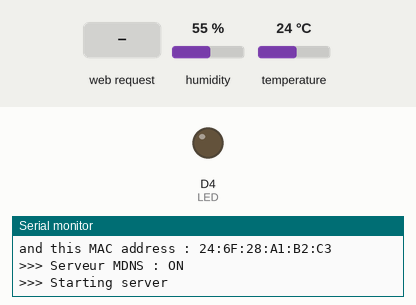
Recording of a sketch running on a simulated ESP8266 (NodeMCU). Parts: output pins drawn as LEDs (lit = HIGH), the last lines printed to the serial monitor. The inputs (shaded band) are chosen by the test bench; at power-on: humidity 55 %, temperature 24 °C. WiFi joins after 1.5 s; servers stay silent unless stated; web services answer with replies made up by the test bench.

Above: at 2.7 s.
2.8 s: HTTP request GET /?LED=OFF received
At 3.4 s:
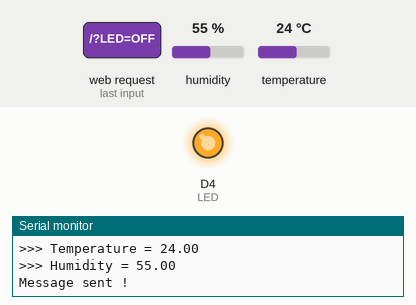
4.3 s: HTTP request GET /?LED=ON received
At 4.8 s:
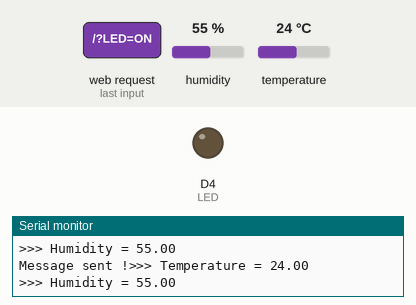
Timing chart, 0 to 7.3 s (numbered marks = the images above; inputs shaded):
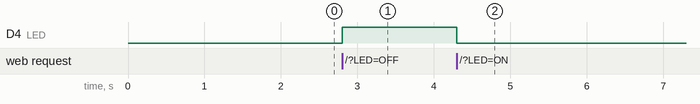

Measured:
- after the input at 2.8 s, D4 (LED): LOW → HIGH at once
- after the input at 4.3 s, D4 (LED): HIGH → LOW at once

The sketch:

Whatsapp_API.ino
```cpp
/*
 * This program is free software; you can redistribute it and/or
 * modify without any restriction
 *
 * This file generate web server and send message on Whatsapp when temperature on DHT22 or DHT11
 * device is higher than a target value
 */

/*
 *   Libraries
 */
#include <ESP8266WiFi.h>
#include <ESP8266WebServer.h>
#include <ESP8266mDNS.h>
#include <ESP8266HTTPClient.h>
#include <WiFiClient.h>
#include <UrlEncode.h>

#include "DHT.h"

/*
 *   Macros
 */
#define PORT    80        //Default port
#define REFRESH_PAGE_DELAY 5 //Timeout before refresh

#define LED     D4        //LED Pin

#define DHTPIN D2         //Digital pin connected to the DHT sensor
#define DHTTYPE DHT11     //Use DHT22 or DHT21
#define MAX_TEMPERATURE_ALLOWED 20

#define PHONE_NUMBER "+33666666666"
#define API_KEY "1382181"

/*
 *   Global variables
 */
float temperature = 20.0;
float humidity = 50.0;

bool overTemperature = false; //true when temp over target

const char* ssid     = "creafab_invite";          //SSID
const char* password = "MonTraficEstJournalise";  //Password

const String minimalPageContent = "<html>\
  <head>\
    <title>CREPP Web Server</title>\
    <meta charset=\"utf-8\"/> \
    </head>\
  <body>\
    <h1>Led ESP8266</h1><br>\
    <h3>LED on D4 Pin</h3><br>\
      <a href=\"/?LED=ON\"><button >Turn-on</button></a>\
      <a href=\"/?LED=OFF\"><button >Turn-off</button></a>\
  </body>\
</html>";

/*
 *   Objects
 */
DHT dht(DHTPIN, DHTTYPE);
ESP8266WebServer server(PORT);

WiFiClient client;
HTTPClient http;

void sendMessage(String message){

  String baseURL = "http://api.callmebot.com/whatsapp.php?phone=" + String(PHONE_NUMBER) + "&apikey=" + String(API_KEY) + "&text=" + urlEncode(message);
  http.begin(client, baseURL);

  http.addHeader("Content-Type", "application/x-www-form-urlencoded");

  int httpResponse = http.POST(baseURL);

  if (httpResponse == 200)
  {
    Serial.print("Message sent !");
  }
  else
  {
    Serial.println("Fail when sending the message [Code = "+String(httpResponse)+"]");
  }

}

void setup() {

  pinMode(LED, OUTPUT);       //LED ouput
  digitalWrite(LED, LOW);
  Serial.begin(115200);       //Baudrate
  WiFi.begin(ssid, password); //Connexion
  Serial.println("");         //New line

  dht.begin();

  while (WiFi.status() != WL_CONNECTED)
  {
    delay(500);
    Serial.println(">>> Network is not available...Retry...");
  }

  Serial.print(">>> Connected to ");
  Serial.println(ssid);
  Serial.print("with this IP address: ");
  Serial.println(WiFi.localIP());
  Serial.print("and this MAC address : ");
  Serial.println(WiFi.macAddress());

  if (MDNS.begin("esp8266")) //Multicast DNS
  {
    Serial.println(">>> Serveur MDNS : ON");
  }

  server.on("/", mainPage);           //Display main page
  server.onNotFound(notFoundPage);    //Display error page

  server.begin();                     //Starting server
  Serial.println(">>> Starting server");

}

void loop()
{
  server.handleClient(); //Clients handler
}


void mainPage()
{

 if(server.arg("LED")=="ON")        //Reading 'LED' argument value
 {
      digitalWrite(LED, LOW);       //Turn-on LED
 }
 else if(server.arg("LED")=="OFF")
 {
     digitalWrite(LED, HIGH);       //Turn-off LED
 }
 else if(server.arg("UPDATE")=="1")
 {
  server.send(200, "text/html", getString()); //Update main page
 }
 else {
  //nothing
 }

 server.send(200, "text/html", getString()); //Sending main page

}


void notFoundPage()  //Bad URL handler
{
  server.send(404, "text/plain", "Page not found !\n\n");
}


String getString()   //Generate main page
{
  //get temperature
  temperature = dht.readTemperature();
  humidity  = dht.readHumidity();

  Serial.println(">>> Temperature = "+String(temperature));
  Serial.println(">>> Humidity = "+String(humidity));

  if(temperature >= MAX_TEMPERATURE_ALLOWED)
  {
    if(overTemperature == false)
    {
      sendMessage("Temperature is higher than target ! Target at "+String(MAX_TEMPERATURE_ALLOWED)+ " °C");
      overTemperature = true;
    }
  }
  else
  {
    overTemperature = false;
  }

  const String fullPageContent = "<html>\
  <head>\
    <title>CREPP Web Server</title>\
    <meta charset=\"utf-8\"/> \
    <meta http-equiv=\"refresh\" content=\""+String(REFRESH_PAGE_DELAY)+"\">\
    <link rel=\"stylesheet\" href=\"https://stackpath.bootstrapcdn.com/bootstrap/4.3.1/css/bootstrap.min.css\" integrity=\"sha384-ggOyR0iXCbMQv3Xipma34MD+dH/1fQ784/j6cY/iJTQUOhcWr7x9JvoRxT2MZw1T\" crossorigin=\"anonymous\">\
  </head>\
  <body style=\"margin-left:5%;\">\
    <h1>Led ESP8266</h1><br>\
    <h3>Led control <span class=\"badge badge-secondary\">D4</span> pin</h3><br>\
      <a href=\"/?LED=ON\"><button class=\"btn btn-success\">Turn-on</button></a>\
      <a href=\"/?LED=OFF\"><button class=\"btn btn-danger\">Turn-off</button></a><br><br>\
    <h3>Temperature and humidity measurements with DHT11 sensor on <span class=\"badge badge-secondary\">D2</span> pin</h3><br>\
      <a href=\"/?UPDATE=1\"><button class=\"btn btn-primary\">Update</button></a><br><br>\
      >>> <b>Temperature</b> : "+String(temperature)+" °C<br>\
      >>> <b>Humidity</b> : "+String(humidity)+"%\
  </body>\
</html>";

return fullPageContent;

}
```
